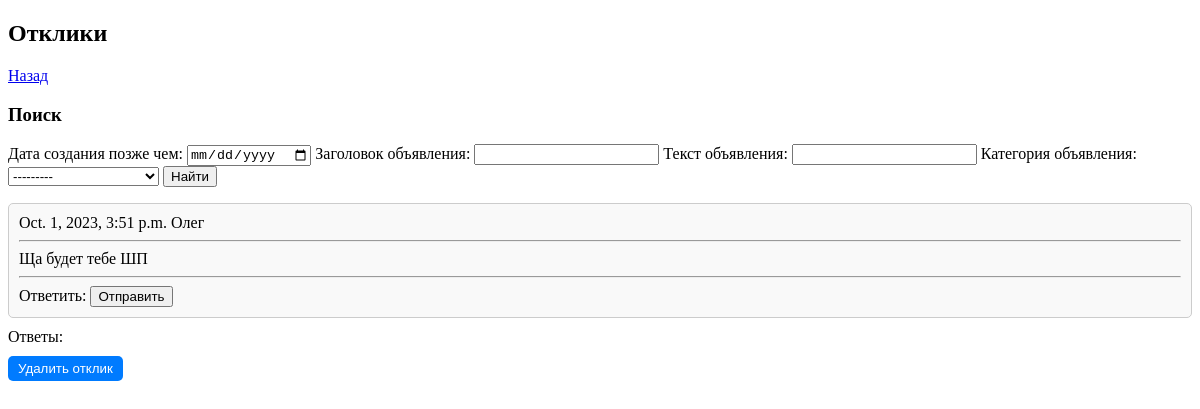
Page /posts/search/ (signed in) on the committed database.
### board/models.py (models this page shows)
class Response(models.Model):
    responsePost = models.ForeignKey(Post, on_delete=models.CASCADE)
    responseUser = models.ForeignKey(User, on_delete=models.CASCADE)
    text = models.TextField()
    dateCreation = models.DateTimeField(auto_now_add=True)

### board/views.py (the view)
class SearchList(ListView):
    model = Response
    template_name = 'search.html'
    context_object_name = 'search'
    def get_queryset(self):
        user = self.request.user
        search_query = self.request.GET.get('search_query')
        if search_query:
            return ResponseFilter(self.request.GET, queryset=Response.objects.filter(responseUser=user)).qs
    def get_context_data(self, **kwargs):
        user = self.request.user
        context = super().get_context_data(**kwargs)
        context['filter'] = ResponseFilter(self.request.GET, Response.objects.filter(responseUser=user))
        return context

### board/models.py (called while the page is built)
    def __str__(self):
                return f'{self.name}'

### templates/search.html (shortened to what this page needs)
{% extends "main.html" %}
{% block content %}
<h2>
    Отклики
</h2>
<a class="btn btn-primary" href="http://127.0.0.1:8000/index/">Назад</a>
<h3>Поиск</h3>
<form method="GET" name="search_query">
    {{ filter.form }}
    <input type="submit" value="Найти">
<ul class="list-group">
    {% for response in filter.qs %}
    {% if response.responseUser == user  or response.responsePost.author_id == user.id %}
        <li>
            {{ response.dateCreation }}
            {{ response.responseUser }}
            <br><hr>
            {{ response.text }}
            <br><hr>
                <form method="post">
                    <label>Ответить:</label>
                    <button type="submit" class="btn btn-primary">Отправить</button>
                </form>
                <label>Ответы:</label>
                <form method="post" action="{% url 'delete_response' response.id %}">
                    <div>
                        <input type="submit" value="Удалить отклик">
                    </div>
                </form>
            </li>
    {% endif %}
    {% endfor %}
</ul>
</form>
{% endblock content %}

### templates/search.html (style rules this page uses)
.list-group { list-style: none; padding: 0; }
.list-group li { margin: 10px 0; padding: 10px; border: 1px solid #ccc; background-color: #f9f9f9; border-radius: 5px; }
.list-group form { margin-top: 10px; display: flex; flex-direction: column; }
.list-group input[type="submit"] { background-color: #007bff; color: #fff; border: none; padding: 5px 10px; cursor: pointer; border-radius: 5px; }

### rows in the picture
Response: dateCreation "Oct. 1, 2023, 3:51 p.m.", responseUser "Олег", text "Ща будет тебе ШП"
